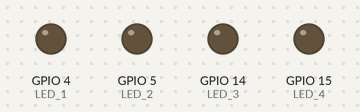
A program run on a simulated Raspberry Pi (BCM pin numbers). Shown: output pins drawn as LEDs (lit = HIGH). What the program prints to the terminal is not drawn.

Above: at 0.2 s.
At 1.2 s:
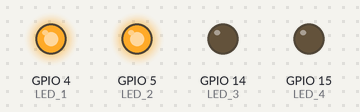
At 2.2 s:
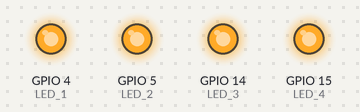
At 2.7 s:
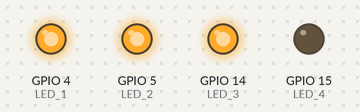
At 5.2 s:
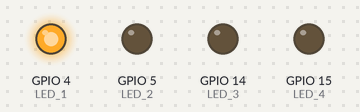
Timing chart, 0 to 5.9 s (numbered marks = the images above):
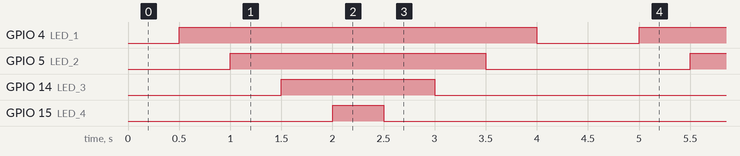

Measured:
- by itself, GPIO 4 (LED_1): alternates HIGH for 3.5 s and LOW for 1.0 s
- by itself, GPIO 5 (LED_2): alternates HIGH for 2.5 s and LOW for 2.0 s
- by itself, GPIO 14 (LED_3): alternates HIGH for 1.5 s and LOW for 3.0 s
- by itself, GPIO 15 (LED_4): alternates HIGH for 0.50 s and LOW for 4.0 s

The program:

6_3_ex1_LED.py
```python
'''LED 순차 점등 제어
1) 0개의 LED가 켜진 초기(initial) 상태
2) 0.5초 간격으로 1개의 LED가 차례로 점등(ON)
3) 4개의 LED가 켜졌을 때, 1개씩 차례로 소등(OFF)
4) 1-3의 과정이 반복'''

import RPi.GPIO as GPIO
from time import sleep

LED_1 = 4
LED_2 = 5
LED_3 = 14
LED_4 = 15

def main():
    GPIO.setmode(GPIO.BCM)
    GPIO.setwarnings(False)
    print("main() program running...")

    GPIO.setup(LED_1, GPIO.OUT, initial=False)
    GPIO.setup(LED_2, GPIO.OUT, initial=False)
    GPIO.setup(LED_3, GPIO.OUT, initial=False)
    GPIO.setup(LED_4, GPIO.OUT, initial=False)

    try:
        while True:
            sleep(0.5)
            GPIO.output(LED_1, GPIO.HIGH)
            sleep(0.5)
            GPIO.output(LED_2, GPIO.HIGH)
            sleep(0.5)
            GPIO.output(LED_3, GPIO.HIGH)
            sleep(0.5)
            GPIO.output(LED_4, GPIO.HIGH)
            sleep(0.5)
            GPIO.output(LED_4, GPIO.LOW)
            sleep(0.5)
            GPIO.output(LED_3, GPIO.LOW)
            sleep(0.5)
            GPIO.output(LED_2, GPIO.LOW)
            sleep(0.5)
            GPIO.output(LED_1, GPIO.LOW)
            sleep(0.5)

    except KeyboardInterrupt:
        GPIO.cleanup()

if __name__ == '__main__':
    main()
```
